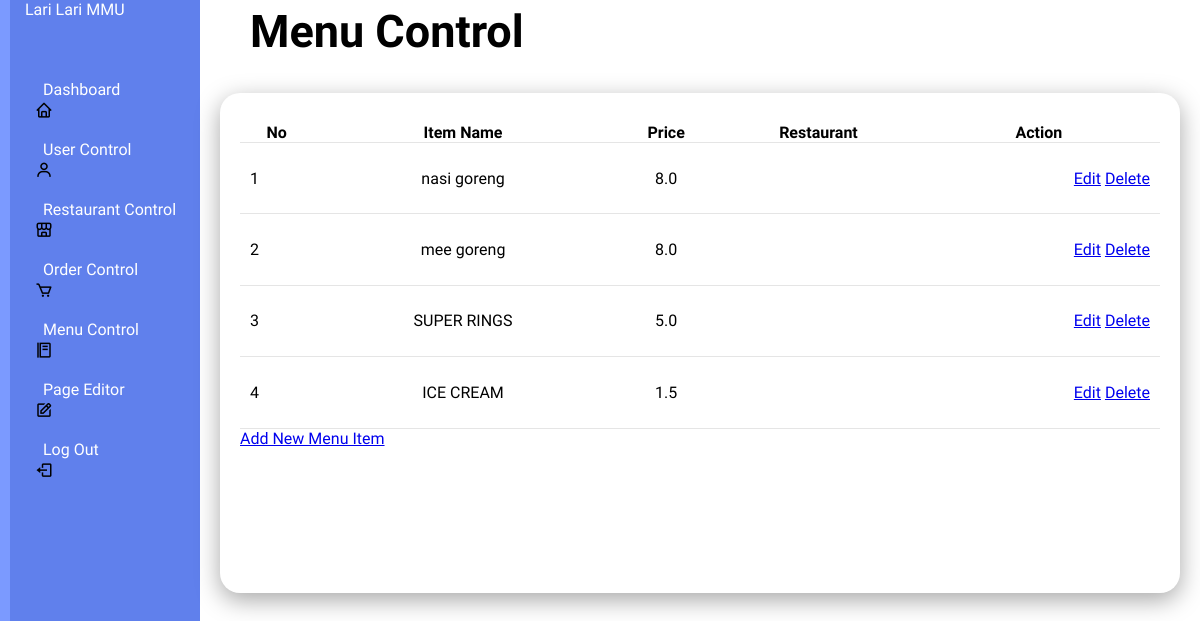
Before: /menucontrol with the older database file.
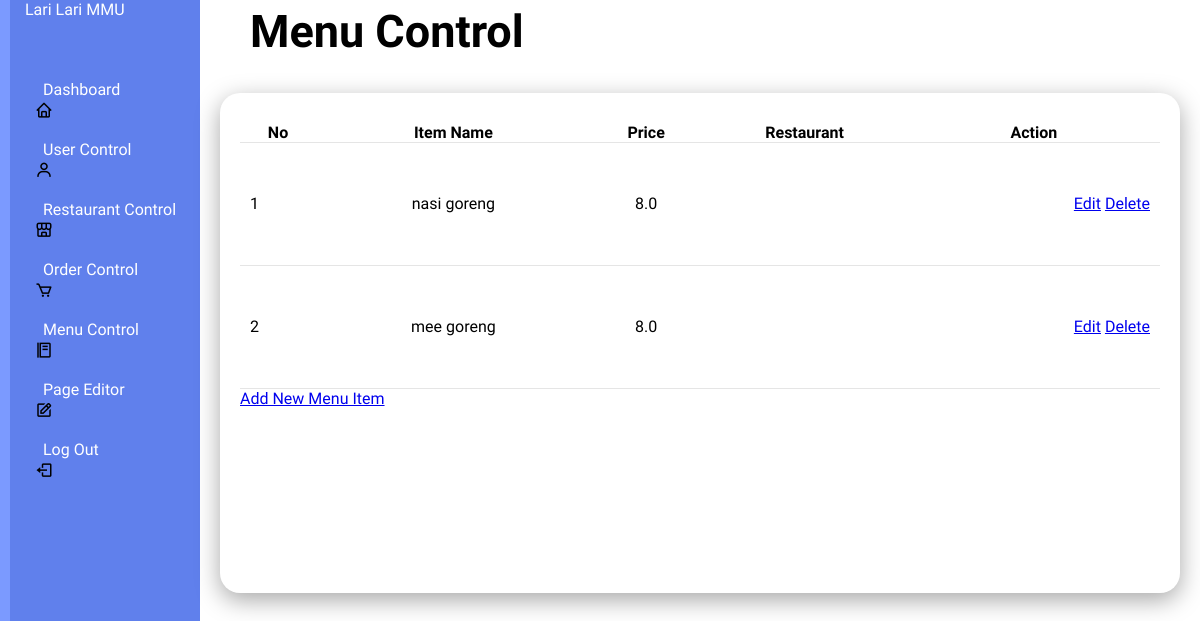
After: the same page with the newer database file.
### tables this page shows
CREATE TABLE menu_items (
                id INTEGER PRIMARY KEY AUTOINCREMENT,
                restaurant_id INTEGER NOT NULL,
                name TEXT NOT NULL,
                price REAL NOT NULL,
                category TEXT NOT NULL,
                estimated_time INTEGER NOT NULL,
                FOREIGN KEY (restaurant_id) REFERENCES restaurants(id)
            );

### app.py (the view)
@app.route('/menucontrol', methods=['GET'])
def menucontrol():
    conn = get_db_connection()
    cursor = conn.cursor()
    query = """
        SELECT id, name, price, restaurant_id
        FROM menu_items
    """
    cursor.execute(query)
    menu_items = cursor.fetchall()
    conn.close()
    return render_template('menucontrol.html', menu_items=menu_items)

### app.py (called while the page is built)
def get_db_connection():
    con = sqlite3.connect("database.db")
    con.row_factory = sqlite3.Row
    return con

### templates/menucontrol.html (shortened to what this page needs)
<!DOCTYPE html>
<html lang="en">
<head>
    <link rel="stylesheet" type="text/css" href="../static/style(admin2).css">
    <link rel="stylesheet" href="https://unpkg.com/boxicons@latest/css/boxicons.min.css">
        <link href="https://cdn.jsdelivr.net/npm/remixicon@4.3.0/fonts/remixicon.css" rel="stylesheet"/>
        <link rel="stylesheet" href="https://unpkg.com/aos@next/dist/aos.css" />
</head>
</head>
<body>
    <div class="admincontainer">
        <div class="navbar">
            <ul>
                <li><a href="#">Lari Lari MMU</a></li>
                <li><i class='bx bx-home'></i><a href="/admin">Dashboard</a></li>
                <li><i class='bx bx-user'></i><a href="/usercontrol">User Control</a></li>
                <li><i class='bx bx-store-alt'></i><a href="/restaurantcontrol">Restaurant Control</a></li>
                <li><i class='bx bx-cart'></i><a href="/ordercontrol">Order Control</a></li>
                <li><i class='bx bx-food-menu'></i><a href="/menucontrol">Menu Control</a></li>
                <li><i class='bx bx-edit'></i><a href="/pageEditor">Page Editor</a></li>
                <li><i class='bx bx-log-out'></i><a href="/logout">Log Out</a></li>
            </ul>
        </div>
    </div>
    <div class="admin-main">
        <div class="admin-header">
            <h2>Menu Control</h2>
        </div>
        <div class="admin-table">
            <div class="table-body">
                <table>
                    <thead>
                        <tr>
                            <th>No</th>
                            <th>Item Name</th>
                            <th>Price</th>
                            <th>Restaurant</th>
                            <th>Action</th>
                        </tr>
                    </thead>
                    <tbody>
                        {% for menu_item in menu_items %}
                        <tr>
                            <td>{{ loop.index }}</td>
                            <td>{{ menu_item.name }}</td>
                            <td>{{ menu_item.price }}</td>
                            <td>{{ menu_item.restaurant_name }}</td>
                            <td>
                                <a href="{{ url_for('edit_menu_item', item_id=menu_item.id) }}">Edit</a>
                                <a href="{{ url_for('admin_delete_menu_item', menu_id=menu_item.id) }}" onclick="return confirm('Are you sure you want to delete this item?')">Delete</a>
                            </td>
                        </tr>
                        {% endfor %}
                    </tbody>
                </table>
                <a href="{{ url_for('admin_add_menu_item') }}">Add New Menu Item</a>
            </div>
        </div>
    </div>
</body>
</html>

Changed rows visible on the page:
removed menu_items: name "SUPER RINGS", price "5.0"
removed menu_items: name "ICE CREAM", price "1.5"
